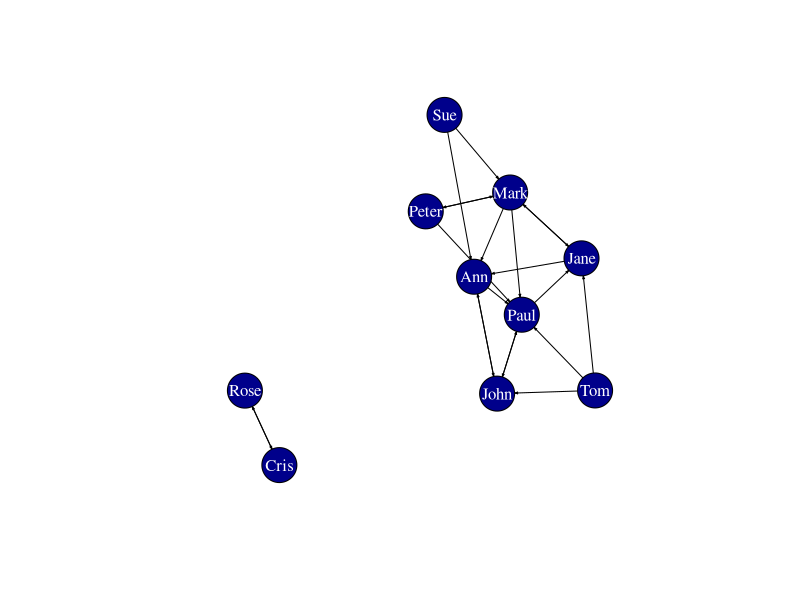

Recreate this plot in R.
########################### HW1 solution (advanced) ###########################

# load text file
lines <- readLines("friends.txt")

# create list of names and vector of names
friends_list <- strsplit(lines, " ")
names <- sort(unique(unlist(friends_list)))

# create adjacency matrix
adj_matrix <- matrix(0, nrow = length(names), ncol = length(names))

for (i in 1:length(friends_list))
  adj_matrix[i,] <- as.numeric(names %in% unlist(friends_list[i]))

# set diagonal elements to 0 and add dimnames
diag(adj_matrix) <- 0
dimnames(adj_matrix) <- list(names, names)

# create network
library(igraph)

network <- graph_from_adjacency_matrix(adj_matrix, mode = c("directed"))

plot(network,
     edge.color = "black",
     vertex.color = "darkblue",
     vertex.size = 20,
     vertex.label.color = "white",
     edge.arrow.size = 0.15)